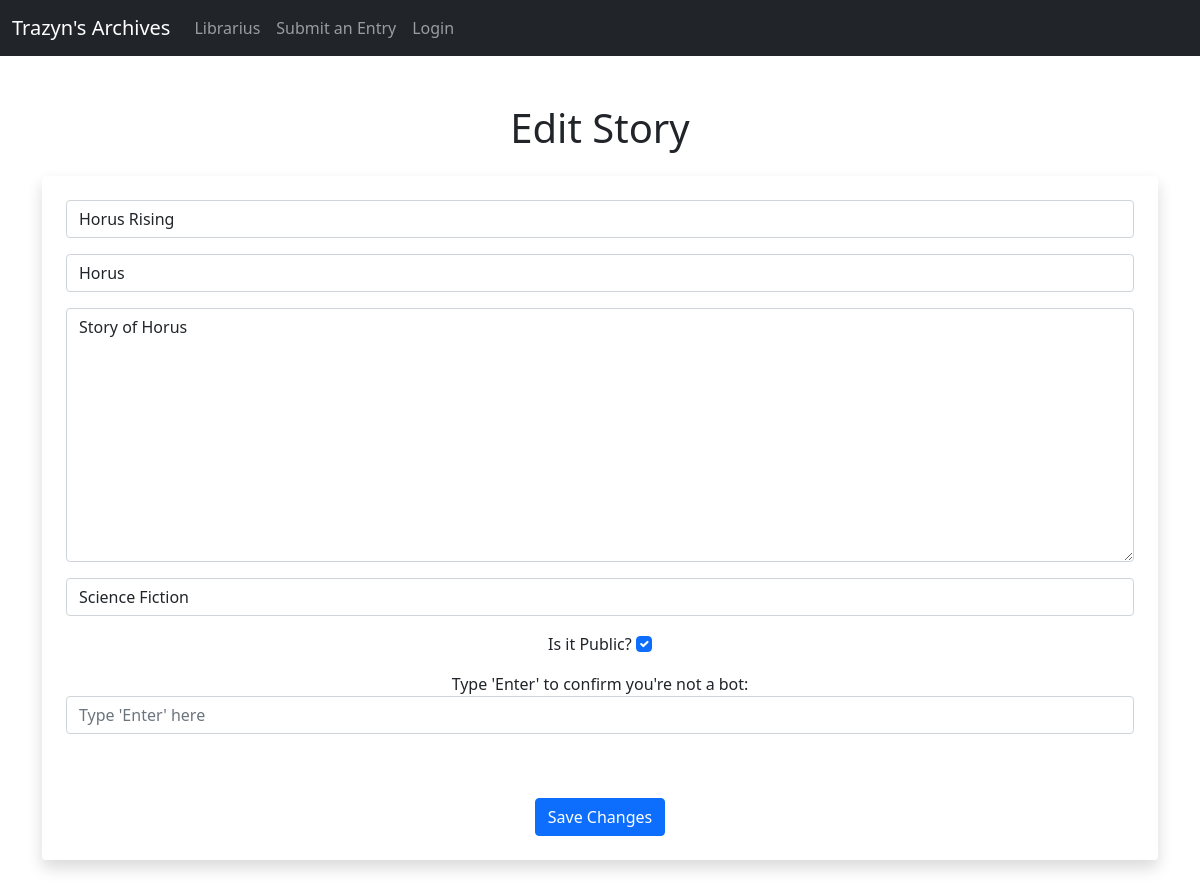
Screenshot of /manageStory/d33157cfdaec409d8e42f19daee4c5cb with the database file from the repository.
### myapp/models.py (models this page shows, shortened)
class Stories(models.Model):
    storyId = models.UUIDField('Story ID', primary_key=True, default=uuid.uuid4, editable=False)
    title = models.CharField('Title', max_length=200)
    author = models.CharField('Author', max_length=100)
    content = models.TextField('Story')
    genre = models.CharField('Genre', max_length=50)
    isPublic = models.BooleanField('Is it Public', default=True)
    user = models.ForeignKey(User, on_delete=models.CASCADE, related_name='stories', null=True, blank=True)
    class Meta:
        verbose_name = 'Stories'
        verbose_name_plural = 'Stories'

### myapp/views.py (the view)
# urls.py: path('manageStory/<story_id>', views.manageStory, name='manageStory'),
def manageStory(request, story_id):
    story = get_object_or_404(Stories, storyId=story_id)
    if request.method == 'POST':
        form = StoryForm(request.POST, instance=story, user_authenticated=request.user.is_authenticated)
        if form.is_valid():
            form.save()
            return redirect('storiesList')  # Redirect to the stories list after saving
    else:
        form = StoryForm(instance=story, user_authenticated=request.user.is_authenticated)
    return render(request, 'manageStory.html', {'form': form, 'story': story})

### myapp/templates/manageStory.html (shortened to what this page needs)
{% extends 'base.html' %}
{% block content %}
    <center>
        <h1 class="text-center my-4">Edit Story</h1>
        <div class="shadow p-4 mb-5 bg-body rounded">
            <form action="" method="POST">
                {{ form.as_p }}
                <br /><br />
                <input type="submit" value="Save Changes" class="btn btn-primary">
            </form>
        </div>
    </center>
{% endblock %}

### rows the page displays
Stories: title "Horus Rising", author "Horus", content "Story of Horus", genre "Science Fiction", isPublic "☑"
